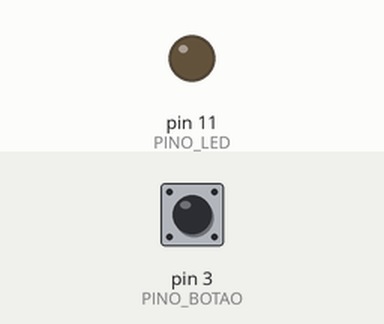
Simulated run of this sketch. Board: Arduino Uno, built with avr-gcc and run on an emulated ATmega328P. Shown: output pins drawn as LEDs (lit = HIGH). The inputs (shaded band) are chosen by the test bench; at power-on: pin 3 (PINO_BOTAO) HIGH.

Above: at 1.2 s.
1.3 s: pin 3 (PINO_BOTAO) pulled LOW for 0.15 s
At 1.37 s:
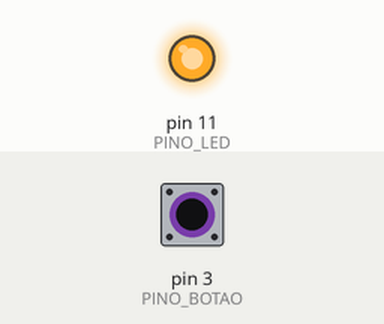
2.9 s: pin 3 (PINO_BOTAO) pulled LOW for 3.2 s
At 6.9 s:
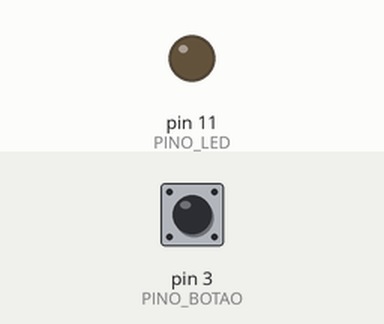
Timing chart, 0 to 8.4 s (numbered marks = the images above; inputs shaded):
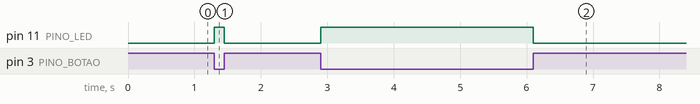

Measured:
- after the input at 1.3 s, pin 11 (PINO_LED): LOW → HIGH at once, → LOW 0.15 s later
- after the input at 2.9 s, pin 11 (PINO_LED): LOW → HIGH at once, → LOW 3.2 s later

The sketch:

04_led_com_botao.ino
```cpp
// Vídeo 4/10 — Acendendo um LED com botão
// INPUT_PULLUP: pressionado = LOW; solto = HIGH.

const int PINO_LED = 11;
const int PINO_BOTAO = 3;

void setup() {
  pinMode(PINO_LED, OUTPUT);
  pinMode(PINO_BOTAO, INPUT_PULLUP);
}

void loop() {
  bool botaoPressionado = digitalRead(PINO_BOTAO) == LOW;

  if (botaoPressionado) {
    digitalWrite(PINO_LED, HIGH);
  } else {
    digitalWrite(PINO_LED, LOW);
  }
}
```
